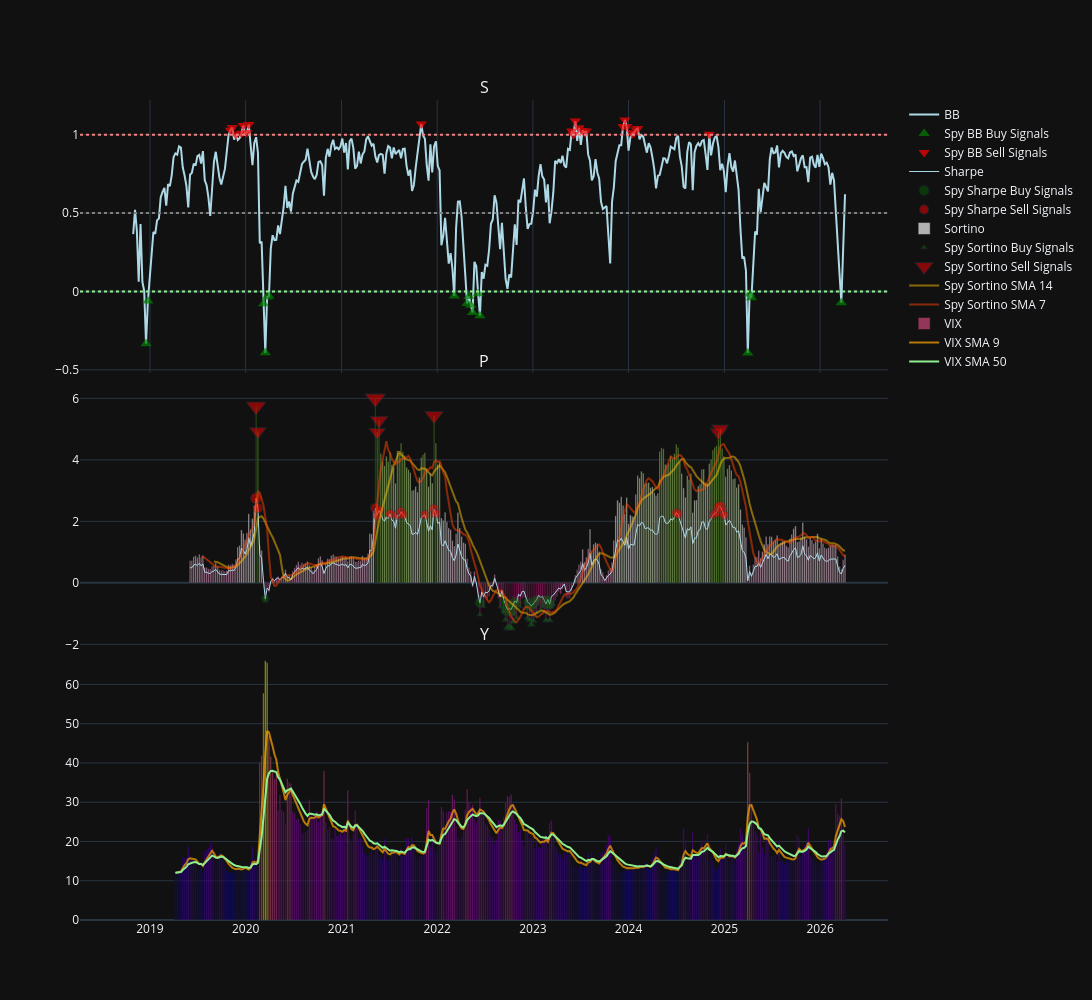

The notebook cell this image was saved under:
### Markdown cell above
Figure Spy Weekly

### Code cell
fig_spy_weekly = make_subplots(
    rows=3, cols=1,
    shared_xaxes=True,
    vertical_spacing=0.0008,
    subplot_titles=('SPY Weekly'),
    row_width=[1.0, 1.0, 1.0]
)

'''fig_spy_weekly.add_trace(go.Candlestick(
    x=spy_weekly_df.index,
    open=spy_weekly_df['Open']['SPY'],
    high=spy_weekly_df['High']['SPY'],
    low=spy_weekly_df['Low']['SPY'],
    close=spy_weekly_df['Close']['SPY'],
    name='SPY',

), row=1, col=1)

fig_spy_weekly.add_trace(go.Scatter(
    x=spy_weekly_df.index[spy_buy_confirmed_weekly],
    y=spy_weekly_df['Close']['SPY'][spy_buy_confirmed_weekly],
    mode='markers',
    marker=dict(size=15,
                color='#00BFFF',
                symbol='star'),
    showlegend=True,
    name='SPY Buy Confirmed Weekly'
), row=1, col=1)

fig_spy_weekly.add_trace(go.Scatter(
    x=spy_weekly_df.index[spy_sell_confirmed_weekly],
    y=spy_weekly_df['Close']['SPY'][spy_sell_confirmed_weekly],
    mode='markers',
    marker=dict(size=15,
                color='#FFFF00',
                colorscale='PuRd',
                symbol='star'),
    showlegend=True,
    name='SPY Sell Confirmed Weekly'
), row=1, col=1)

fig_spy_weekly.add_trace(go.Scatter(
    x=spy_weekly_df.index[spy_buy_combined_weekly],
    y=spy_weekly_df['Close']['SPY'][spy_buy_combined_weekly],
    mode='markers',
    marker=dict(size=15,
                color='blue',
                colorscale='PuRd',
                symbol='arrow-up'),
    opacity=0.7,
    showlegend=True,
    name='Spy Buy Combined Signals'
), row=1, col=1)

fig_spy_weekly.add_trace(go.Scatter(
    x=spy_weekly_df.index[spy_sell_combined_weekly],
    y=spy_weekly_df['Close']['SPY'][spy_sell_combined_weekly],
    mode='markers',
    marker=dict(size=15,
                color='red',
                colorscale='PuRd',
                symbol='arrow-down'),
    opacity=0.7,
    showlegend=True,
    name='Spy Sell Combined Signals'
), row=1, col=1)'''

#---------------------------RSI------------------------#

'''fig_spy_weekly.add_trace(go.Scatter(
    x=spy_weekly_rsi_values.index,
    y=spy_weekly_rsi_values,
    line=dict(color='lightblue', width=2),
    showlegend=True,
    name='RSI'
), row=2, col=1)

fig_spy_weekly.add_trace(go.Scatter(
    x=spy_weekly_rsi_values[spy_weekly_rsi_buy].index,
    y=spy_weekly_rsi_values[spy_weekly_rsi_buy],
    mode='markers',
    marker=dict(size=10,
                color='green',
                symbol='triangle-up'),
    showlegend=True,
    opacity=0.7,
    name='Spy RSI Buy Signals'
), row=2, col=1)

fig_spy_weekly.add_trace(go.Scatter(
    x=spy_weekly_rsi_values[spy_weekly_rsi_sell].index,
    y=spy_weekly_rsi_values[spy_weekly_rsi_sell],
    mode='markers',
    marker=dict(size=10,
                color='red',
                symbol='triangle-down'),
    showlegend=True,
    opacity=0.7,
    name='Spy RSI Sell Signals'
), row=2, col=1)

fig_spy_weekly.add_trace(go.Scatter(
    x=spy_weekly_rsi_sma_20.index,
    y=spy_weekly_rsi_sma_20,
    line=dict(color='orange', width=2),
    opacity=0.7,
    showlegend=True,
    name='SMA 20'
), row=2, col=1)

#--------------------------STOCH RSI---------------------#

fig_spy_weekly.add_trace(go.Scatter(
    x=spy_weekly_rsi_values.index,
    y=spy_weekly_rsi_values,
    line=dict(color='lightblue', width=2),
    showlegend=True,
    name='RSI'
), row=3, col=1)

fig_spy_weekly.add_trace(go.Scatter(
    x=rsi_stochrsi_values_weekly['d'].index,
    y=rsi_stochrsi_values_weekly['d'],
    line=dict(color='lightcoral', width=2),
    showlegend=True,
    name='Spy StochRSI d'
), row=3, col=1)

fig_spy_weekly.add_trace(go.Scatter(
    x=rsi_stochrsi_values_weekly['d'][spy_rsi_stochrsi_buy].index,
    y=rsi_stochrsi_values_weekly['d'][spy_rsi_stochrsi_buy],
    mode='markers',
    marker=dict(size=10,
                color='green',
                symbol='triangle-up'),
    showlegend=True,
    opacity=0.7,
    name='Spy StochRSI Buy Signals'
), row=3, col=1)

fig_spy_weekly.add_trace(go.Scatter(
    x=rsi_stochrsi_values_weekly['d'][spy_rsi_stochrsi_sell].index,
    y=rsi_stochrsi_values_weekly['d'][spy_rsi_stochrsi_sell],
    mode='markers',
    marker=dict(size=10,
                color='red',
                symbol='triangle-down'),
    showlegend=True,
    opacity=0.7,
    name='Spy StochRSI Sell Signals'
), row=3, col=1)'''

#--------------------BB%B-----------------------#

fig_spy_weekly.add_trace(go.Scatter(
    x=spy_bb_values_weekly.index,
    y=spy_bb_values_weekly,
    line=dict(color='lightblue', width=2),
    showlegend=True,
    name='BB'
), row=1, col=1)

fig_spy_weekly.add_trace(go.Scatter(
    x=spy_bb_values_weekly[spy_bb_buy_weekly].index,
    y=spy_bb_values_weekly[spy_bb_buy_weekly],
    mode='markers',
    marker=dict(size=10,
                color='green',
                symbol='triangle-up'),
    showlegend=True,
    opacity=0.7,
    name='Spy BB Buy Signals'
), row=1, col=1)

fig_spy_weekly.add_trace(go.Scatter(
    x=spy_bb_values_weekly.index[spy_bb_sell_weekly],
    y=spy_bb_values_weekly[spy_bb_sell_weekly],
    mode='markers',
    marker=dict(size=10,
                color='red',
                symbol='triangle-down'),
    showlegend=True,
    opacity=0.7,
    name='Spy BB Sell Signals'
), row=1, col=1)

fig_btc_weekly.add_trace(go.Scatter(
    x=spy_bb_sma_20_weekly.index,
    y=spy_bb_sma_20_weekly,
    line=dict(color='orange', width=2),
    opacity=0.7,
    showlegend=True,
    name='BB SMA 20'
), row=1, col=1)

fig_spy_weekly.add_hline(y=0, line_dash="dot", line_color="lightgreen", row=1, col=1)
fig_spy_weekly.add_hline(y=0.50, line_dash="dot", line_color="gray", row=1, col=1)
fig_spy_weekly.add_hline(y=1, line_dash="dot", line_color="lightcoral", row=1, col=1)

#------------------------MACD------------------------#

'''fig_spy_weekly.add_trace(go.Scatter(
    x=spy_macd_values_weekly['macd'].index,
    y=spy_macd_values_weekly['macd'],
    line=dict(color='lightblue', width=1),
    showlegend=True,
    name='Spy MACD'
), row=5, col=1)

fig_spy_weekly.add_trace(go.Scatter(
    x=spy_macd_values_weekly['signal'].index,
    y=spy_macd_values_weekly['signal'],
    line=dict(color='red', width=1),
    opacity=0.7,
    showlegend=True,
    name='Spy MACD Signal'
), row=5, col=1)

fig_spy_weekly.add_trace(go.Bar(
    x=spy_macd_values_weekly['histogram'].index,
    y=spy_macd_values_weekly['histogram'],
    marker_color=spy_macd_values_weekly['histogram'],
    showlegend=True,
    name='Spy MACD Histogram'
), row=5, col=1)

fig_btc_weekly.add_trace(go.Scatter(
    x=spy_macd_values_weekly['macd'][spy_macd_buy_weekly].index,
    y=spy_macd_values_weekly['macd'][spy_macd_buy_weekly],
    mode='markers',
    marker=dict(size=12,
                color='green',
                symbol='triangle-up'),
    showlegend=True,
    opacity=0.7,
    name='MACD Buy Signals'
), row=5, col=1)

fig_btc_weekly.add_trace(go.Scatter(
    x=spy_macd_values_weekly['macd'][spy_macd_sell_weekly].index,
    y=spy_macd_values_weekly['macd'][spy_macd_sell_weekly],
    mode='markers',
    marker=dict(size=12,
                color='red',
                symbol='triangle-down'),
    showlegend=True,
    opacity=0.7,
    name='Spy MACD Sell Signals'
), row=5, col=1)'''

#------------------------SHARPE-----------------------#


fig_spy_weekly.add_trace(go.Scatter(
    x=spy_sharpe_values.index,
    y=spy_sharpe_values,
    line=dict(color='lightblue', width=1),
    showlegend=True,
    name='Sharpe'
), row=2, col=1)

fig_spy_weekly.add_trace(go.Scatter(
    x=spy_sharpe_values[spy_sharpe_buy_weekly].index,
    y=spy_sharpe_values[spy_sharpe_buy_weekly],
    mode='markers',
    marker=dict(size=spy_sharpe_values[spy_sharpe_buy_weekly].abs()*15,
                color='green',
                symbol='circle'),

    showlegend=True,
    opacity=0.5,
    name='Spy Sharpe Buy Signals'
), row=2, col=1)

fig_spy_weekly.add_trace(go.Scatter(
    x=spy_sharpe_values[spy_sharpe_sell_weekly].index,
    y=spy_sharpe_values[spy_sharpe_sell_weekly],
    mode='markers',
    marker=dict(size=spy_sharpe_values[spy_sharpe_sell_weekly].abs()*4,
                color='red',
                symbol='circle'),

    showlegend=True,
    opacity=0.7,
    name='Spy Sharpe Sell Signals'
), row=2, col=1)

fig_btc_weekly.add_trace(go.Scatter(
    x=spy_sharpe_sma_20_weekly.index,
    y=spy_sharpe_sma_20_weekly,
    line=dict(color='purple', width=2),
    showlegend=True,
    opacity=0.7,
    name='Spy Sharpe SMA 20'
), row=2, col=1)

#------------------------SORTINO-----------------------#

fig_spy_weekly.add_trace(go.Bar(
    x=spy_sortino_values.index,
    y=spy_sortino_values,
    marker_color=spy_sortino_values,
    showlegend=True,
    opacity=0.7,
    name='Sortino'
), row=2, col=1)

fig_spy_weekly.add_trace(go.Scatter(
    x=spy_sortino_values[spy_sortino_buy_weekly].index,
    y=spy_sortino_values[spy_sortino_buy_weekly],
    mode='markers',
    marker=dict(size=spy_sortino_values[spy_sortino_buy_weekly].abs()*5,
                color='green',
                symbol='triangle-up'),

    showlegend=True,
    opacity=0.7,
    name='Spy Sortino Buy Signals'
), row=2, col=1)

fig_spy_weekly.add_trace(go.Scatter(
    x=spy_sortino_values[spy_sortino_sell_weekly].index,
    y=spy_sortino_values[spy_sortino_sell_weekly],
    mode='markers',
    marker=dict(size=spy_sortino_values[spy_sortino_sell_weekly].abs()*3,
                color='red',
                symbol='triangle-down'),
    showlegend=True,
    opacity=0.7,
    name='Spy Sortino Sell Signals'
), row=2, col=1)

fig_spy_weekly.add_trace(go.Scatter(
    x=spy_sortino_sma_14_weekly.index,
    y=spy_sortino_sma_14_weekly,
    line=dict(color='#FFBF00', width=2),
    showlegend=True,
    opacity=0.5,
    name='Spy Sortino SMA 14'
), row=2, col=1)

fig_spy_weekly.add_trace(go.Scatter(
    x=spy_sortino_sma_7_weekly.index,
    y=spy_sortino_sma_7_weekly,
    line=dict(color='#FF4500', width=2),
    showlegend=True,
    opacity=0.5,
    name='Spy Sortino SMA 7'
), row=2, col=1)

#------------------------VIX----------------------#

fig_spy_weekly.add_trace(go.Bar(
    x=vix.index,
    y=vix,
    marker_color=vix,
    showlegend=True,
    opacity=0.7,
    name='VIX'
), row=3, col=1)

fig_spy_weekly.add_trace(go.Scatter(
    x=vix_sma_9.index,
    y=vix_sma_9,
    marker_color='orange',
    showlegend=True,
    opacity=0.7,
    name='VIX SMA 9'
), row=3, col=1)

fig_spy_weekly.add_trace(go.Scatter(
    x=vix_sma_20.index,
    y=vix_sma_20,
    marker_color='lightgreen',
    showlegend=True,
    name='VIX SMA 50'
), row=3, col=1)

fig_spy_weekly.update_layout(xaxis_rangeslider_visible=False, template='plotly_dark', height=1000, width=1400)

### Figure 1 — Plotly figure (JSON) as saved in the notebook; plotly's stock layout.template omitted (floating-point values rounded to 4 significant figures; data arrays with more than 128 entries replaced by an {"elided": "..."} marker saying what was removed)
{"data": [{"line": {"color": "lightblue", "width": 2}, "name": "BB", "showlegend": true, "type": "scatter", "x": {"elided": "418 str values"}, "xaxis": "x", "y": {"elided": "418 float values"}, "yaxis": "y"}, {"marker": {"color": "green", "size": 10, "symbol": "triangle-up"}, "mode": "markers", "name": "Spy BB Buy Signals", "opacity": 0.7, "showlegend": true, "type": "scatter", "x": ["2018-12-17T00:00:00", "2018-12-24T00:00:00", "2020-03-09T00:00:00", "2020-03-16T00:00:00", "2020-03-23T00:00:00", "2020-03-30T00:00:00", "2022-03-07T00:00:00", "2022-04-25T00:00:00", "2022-05-02T00:00:00", "2022-05-09T00:00:00", "2022-05-16T00:00:00", "2022-06-06T00:00:00", "2022-06-13T00:00:00", "2025-03-31T00:00:00", "2025-04-07T00:00:00", "2025-04-14T00:00:00", "2026-03-23T00:00:00"], "xaxis": "x", "y": [-0.333, -0.0612, -0.07894, -0.3916, -0.0354, -0.02891, -0.02847, -0.07621, -0.03225, -0.08763, -0.1345, -0.01396, -0.1544, -0.3924, -0.01559, -0.04044, -0.07118], "yaxis": "y"}, {"marker": {"color": "red", "size": 10, "symbol": "triangle-down"}, "mode": "markers", "name": "Spy BB Sell Signals", "opacity": 0.7, "showlegend": true, "type": "scatter", "x": ["2019-11-04T00:00:00", "2019-11-11T00:00:00", "2019-11-25T00:00:00", "2019-12-16T00:00:00", "2019-12-23T00:00:00", "2020-01-06T00:00:00", "2020-01-13T00:00:00", "2021-11-01T00:00:00", "2023-05-29T00:00:00", "2023-06-05T00:00:00", "2023-06-12T00:00:00", "2023-06-26T00:00:00", "2023-07-10T00:00:00", "2023-07-17T00:00:00", "2023-07-24T00:00:00", "2023-12-11T00:00:00", "2023-12-18T00:00:00", "2023-12-25T00:00:00", "2024-01-15T00:00:00", "2024-01-22T00:00:00", "2024-01-29T00:00:00", "2024-02-05T00:00:00", "2024-11-04T00:00:00"], "xaxis": "x", "y": [1.028, 1.045, 1.001, 1.009, 1.058, 1.013, 1.065, 1.068, 1.023, 1.001, 1.087, 1.044, 1.027, 1.014, 1.023, 1.052, 1.094, 1.053, 1.007, 1.012, 1.032, 1.04, 1.003], "yaxis": "y"}, {"line": {"color": "lightblue", "width": 1}, "name": "Sharpe", "showlegend": true, "type": "scatter", "x": {"elided": "417 str values"}, "xaxis": "x2", "y": {"elided": "417 float values"}, "yaxis": "y2"}, {"marker": {"color": "green", "size": [7.842, 9.832, 8.334, 10.69, 13.06, 12.54, 13.06, 10.95, 8.819, 9.726, 9.483, 10.07, 11.35, 10.31, 8.913, 8.085, 8.228, 10.32, 8.058, 10.41], "symbol": "circle"}, "mode": "markers", "name": "Spy Sharpe Buy Signals", "opacity": 0.5, "showlegend": true, "type": "scatter", "x": ["2020-03-16T00:00:00", "2022-06-13T00:00:00", "2022-09-12T00:00:00", "2022-09-19T00:00:00", "2022-09-26T00:00:00", "2022-10-03T00:00:00", "2022-10-10T00:00:00", "2022-10-17T00:00:00", "2022-10-24T00:00:00", "2022-10-31T00:00:00", "2022-12-12T00:00:00", "2022-12-19T00:00:00", "2022-12-26T00:00:00", "2023-01-02T00:00:00", "2023-01-09T00:00:00", "2023-01-16T00:00:00", "2023-02-13T00:00:00", "2023-02-20T00:00:00", "2023-02-27T00:00:00", "2023-03-06T00:00:00"], "xaxis": "x2", "y": [-0.5228, -0.6554, -0.5556, -0.7124, -0.8707, -0.8357, -0.8706, -0.7297, -0.588, -0.6484, -0.6322, -0.6712, -0.7569, -0.6876, -0.5942, -0.539, -0.5486, -0.6879, -0.5372, -0.6942], "yaxis": "y2"}, {"marker": {"color": "red", "size": [11.01, 9.718, 9.736, 8.769, 9.445, 8.982, 8.842, 9.257, 8.87, 8.854, 9.619, 9.003, 9.128, 8.943, 8.861, 9.038, 9.146, 9.829, 9.976, 9.38, 8.819], "symbol": "circle"}, "mode": "markers", "name": "Spy Sharpe Sell Signals", "opacity": 0.7, "showlegend": true, "type": "scatter", "x": ["2020-02-10T00:00:00", "2020-02-17T00:00:00", "2021-05-10T00:00:00", "2021-05-17T00:00:00", "2021-05-24T00:00:00", "2021-07-05T00:00:00", "2021-08-02T00:00:00", "2021-08-16T00:00:00", "2021-08-23T00:00:00", "2021-11-15T00:00:00", "2021-12-20T00:00:00", "2021-12-27T00:00:00", "2024-07-01T00:00:00", "2024-07-08T00:00:00", "2024-11-18T00:00:00", "2024-11-25T00:00:00", "2024-12-02T00:00:00", "2024-12-09T00:00:00", "2024-12-16T00:00:00", "2024-12-23T00:00:00", "2024-12-30T00:00:00"], "xaxis": "x2", "y": [2.751, 2.429, 2.434, 2.192, 2.361, 2.245, 2.21, 2.314, 2.218, 2.214, 2.405, 2.251, 2.282, 2.236, 2.215, 2.259, 2.287, 2.457, 2.494, 2.345, 2.205], "yaxis": "y2"}, {"marker": {"color": {"elided": "417 float values"}}, "name": "Sortino", "opacity": 0.7, "showlegend": true, "type": "bar", "x": {"elided": "417 str values"}, "xaxis": "x2", "y": {"elided": "417 float values"}, "yaxis": "y2"}, {"marker": {"color": "green", "size": [5.167, 3.847, 3.933, 4.709, 5.987, 7.337, 7.059, 7.373, 6.307, 5.162, 5.669, 3.872, 4.228, 5.688, 6.028, 6.773, 6.157, 5.359, 4.847, 3.558, 4.289, 3.855, 4.847, 6.105, 4.754, 6.092, 3.949, 3.614], "symbol": "triangle-up"}, "mode": "markers", "name": "Spy Sortino Buy Signals", "opacity": 0.7, "showlegend": true, "type": "scatter", "x": ["2022-06-13T00:00:00", "2022-06-27T00:00:00", "2022-08-29T00:00:00", "2022-09-12T00:00:00", "2022-09-19T00:00:00", "2022-09-26T00:00:00", "2022-10-03T00:00:00", "2022-10-10T00:00:00", "2022-10-17T00:00:00", "2022-10-24T00:00:00", "2022-10-31T00:00:00", "2022-11-14T00:00:00", "2022-12-05T00:00:00", "2022-12-12T00:00:00", "2022-12-19T00:00:00", "2022-12-26T00:00:00", "2023-01-02T00:00:00", "2023-01-09T00:00:00", "2023-01-16T00:00:00", "2023-01-23T00:00:00", "2023-01-30T00:00:00", "2023-02-06T00:00:00", "2023-02-13T00:00:00", "2023-02-20T00:00:00", "2023-02-27T00:00:00", "2023-03-06T00:00:00", "2023-03-13T00:00:00", "2023-03-20T00:00:00"], "xaxis": "x2", "y": [-1.033, -0.7694, -0.7866, -0.9417, -1.197, -1.467, -1.412, -1.475, -1.261, -1.032, -1.134, -0.7744, -0.8455, -1.138, -1.206, -1.355, -1.231, -1.072, -0.9694, -0.7117, -0.8577, -0.771, -0.9694, -1.221, -0.9509, -1.218, -0.7897, -0.7228], "yaxis": "y2"}, {"marker": {"color": "red", "size": [17.22, 14.78, 17.99, 14.72, 15.86, 16.31, 14.68, 15.03], "symbol": "triangle-down"}, "mode": "markers", "name": "Spy Sortino Sell Signals", "opacity": 0.7, "showlegend": true, "type": "scatter", "x": ["2020-02-10T00:00:00", "2020-02-17T00:00:00", "2021-05-10T00:00:00", "2021-05-17T00:00:00", "2021-05-24T00:00:00", "2021-12-20T00:00:00", "2024-12-09T00:00:00", "2024-12-16T00:00:00"], "xaxis": "x2", "y": [5.74, 4.925, 5.998, 4.905, 5.286, 5.437, 4.893, 5.011], "yaxis": "y2"}, {"line": {"color": "#FFBF00", "width": 2}, "name": "Spy Sortino SMA 14", "opacity": 0.5, "showlegend": true, "type": "scatter", "x": {"elided": "417 str values"}, "xaxis": "x2", "y": {"elided": "417 float values"}, "yaxis": "y2"}, {"line": {"color": "#FF4500", "width": 2}, "name": "Spy Sortino SMA 7", "opacity": 0.5, "showlegend": true, "type": "scatter", "x": {"elided": "417 str values"}, "xaxis": "x2", "y": {"elided": "417 float values"}, "yaxis": "y2"}, {"marker": {"color": {"elided": "366 float values"}}, "name": "VIX", "opacity": 0.7, "showlegend": true, "type": "bar", "x": {"elided": "366 str values"}, "xaxis": "x3", "y": {"elided": "366 float values"}, "yaxis": "y3"}, {"marker": {"color": "orange"}, "name": "VIX SMA 9", "opacity": 0.7, "showlegend": true, "type": "scatter", "x": {"elided": "366 str values"}, "xaxis": "x3", "y": {"elided": "366 float values"}, "yaxis": "y3"}, {"marker": {"color": "lightgreen"}, "name": "VIX SMA 50", "showlegend": true, "type": "scatter", "x": {"elided": "366 str values"}, "xaxis": "x3", "y": {"elided": "366 float values"}, "yaxis": "y3"}], "layout": {"annotations": [{"font": {"size": 16}, "showarrow": false, "text": "S", "x": 0.5, "xanchor": "center", "xref": "paper", "y": 1, "yanchor": "bottom", "yref": "paper"}, {"font": {"size": 16}, "showarrow": false, "text": "P", "x": 0.5, "xanchor": "center", "xref": "paper", "y": 0.6664, "yanchor": "bottom", "yref": "paper"}, {"font": {"size": 16}, "showarrow": false, "text": "Y", "x": 0.5, "xanchor": "center", "xref": "paper", "y": 0.3328, "yanchor": "bottom", "yref": "paper"}], "height": 1000, "shapes": [{"line": {"color": "lightgreen", "dash": "dot"}, "type": "line", "x0": 0, "x1": 1, "xref": "x domain", "y0": 0, "y1": 0, "yref": "y"}, {"line": {"color": "gray", "dash": "dot"}, "type": "line", "x0": 0, "x1": 1, "xref": "x domain", "y0": 0.5, "y1": 0.5, "yref": "y"}, {"line": {"color": "lightcoral", "dash": "dot"}, "type": "line", "x0": 0, "x1": 1, "xref": "x domain", "y0": 1, "y1": 1, "yref": "y"}], "width": 1400, "xaxis": {"anchor": "y", "domain": [0, 1], "matches": "x3", "rangeslider": {"visible": false}, "showticklabels": false}, "xaxis2": {"anchor": "y2", "domain": [0, 1], "matches": "x3", "showticklabels": false}, "xaxis3": {"anchor": "y3", "domain": [0, 1]}, "yaxis": {"anchor": "x", "domain": [0.6672, 1]}, "yaxis2": {"anchor": "x2", "domain": [0.3336, 0.6664]}, "yaxis3": {"anchor": "x3", "domain": [0, 0.3328]}}}
